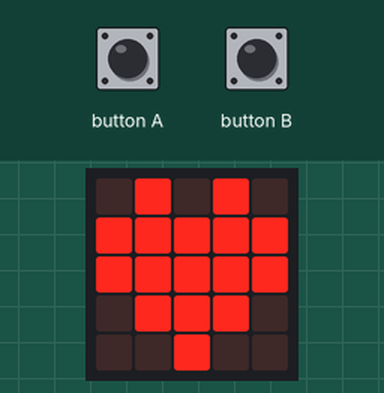
Bench run of a program on a simulated BBC micro:bit (MakeCode). Parts: the board's 5×5 LED display. Inputs (shaded band) come from the test bench. Random numbers come from a fixed seed; the 48×5 strip is a reading aid, not a part: it shows the text the display is scrolling, unrolled, one strip-width of it at a time.

Above: at 8.1 s.
8.2 s: button A pressed for 0.15 s
At 9.5 s:
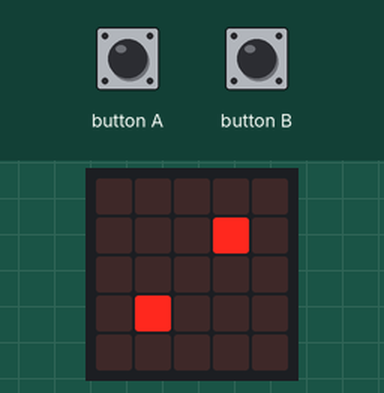
9.8 s: button B pressed for 0.15 s
At 11.0 s:
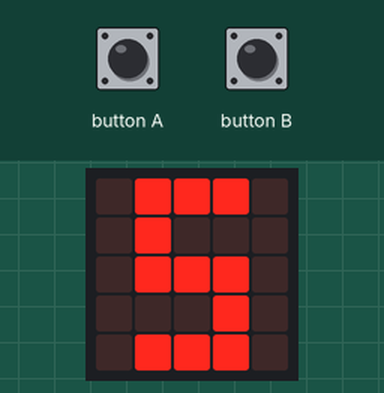
11.4 s: button A pressed for 0.15 s
At 12.2 s:
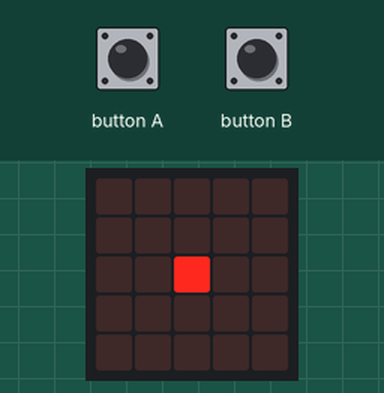
13.0 s: button B pressed for 0.15 s
At 13.4 s:
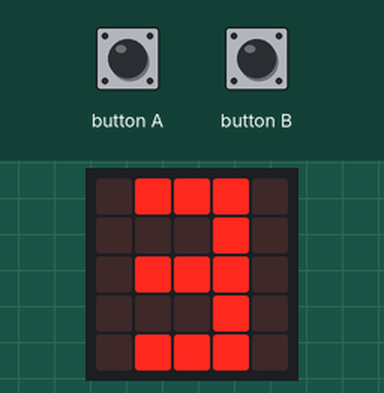
14.6 s: button B pressed for 0.15 s
At 15.9 s:
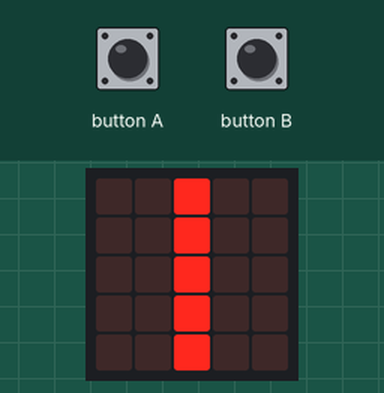
16.2 s: button A pressed for 0.15 s
At 17.1 s:
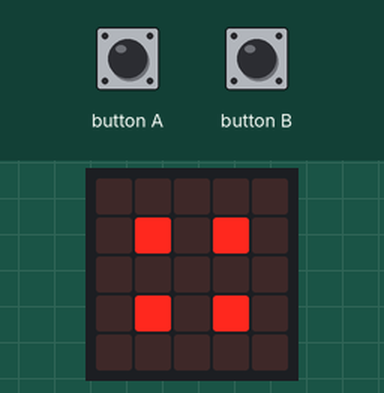
Timing chart, 0 to 18.8 s (numbered marks = the images above; inputs shaded):
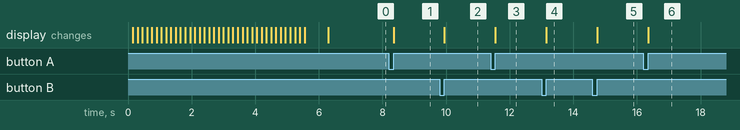

The program:

main.ts
```typescript
input.onButtonPressed(Button.A, function () {
    n = randint(1, 6)
    if (n == 1) {
        basic.showLeds(`
            . . . . .
            . . . . .
            . . # . .
            . . . . .
            . . . . .
            `)
    }
    if (n == 2) {
        basic.showLeds(`
            . . . . .
            . . . # .
            . . . . .
            . # . . .
            . . . . .
            `)
    }
    if (n == 3) {
        basic.showLeds(`
            . . . . .
            . . . # .
            . . # . .
            . # . . .
            . . . . .
            `)
    }
    if (n == 4) {
        basic.showLeds(`
            . . . . .
            . # . # .
            . . . . .
            . # . # .
            . . . . .
            `)
    }
    if (n == 5) {
        basic.showLeds(`
            . . . . .
            . # . # .
            . . # . .
            . # . # .
            . . . . .
            `)
    }
    if (n == 6) {
        basic.showLeds(`
            . . . . .
            . # . # .
            . # . # .
            . # . # .
            . . . . .
            `)
    }
})
input.onButtonPressed(Button.B, function () {
    n = randint(1, 6)
    if (n == 1) {
        basic.showLeds(`
            . . # . .
            . . # . .
            . . # . .
            . . # . .
            . . # . .
            `)
    }
    if (n == 2) {
        basic.showLeds(`
            . # # # .
            . . . # .
            . # # # .
            . # . . .
            . # # # .
            `)
    }
    if (n == 3) {
        basic.showLeds(`
            . # # # .
            . . . # .
            . # # # .
            . . . # .
            . # # # .
            `)
    }
    if (n == 4) {
        basic.showLeds(`
            . # . # .
            . # . # .
            . # # # .
            . . . # .
            . . . # .
            `)
    }
    if (n == 5) {
        basic.showLeds(`
            . # # # .
            . # . . .
            . # # # .
            . . . # .
            . # # # .
            `)
    }
    if (n == 6) {
        basic.showLeds(`
            . # # # .
            . # . . .
            . # # # .
            . # . # .
            . # # # .
            `)
    }
})
let n = 0
basic.showString("Hello!")
basic.showIcon(IconNames.Heart)
```

test.ts
```typescript
// ide kerülnek a tesztek; a rendszer ezt nem kompilálja, ha a csomagot bővítményként használják.
```

Measured:
- after the input at 8.2 s, the display: changes after 0.15 s (image 1)
- after the input at 9.8 s, the display: changes after 0.15 s (image 2)
- after the input at 11.4 s, the display: changes after 0.15 s (image 3)
- after the input at 13.0 s, the display: changes after 0.15 s (image 4)
- after the input at 14.6 s, the display: changes after 0.15 s (image 5)
- after the input at 16.2 s, the display: changes after 0.15 s (image 6)
